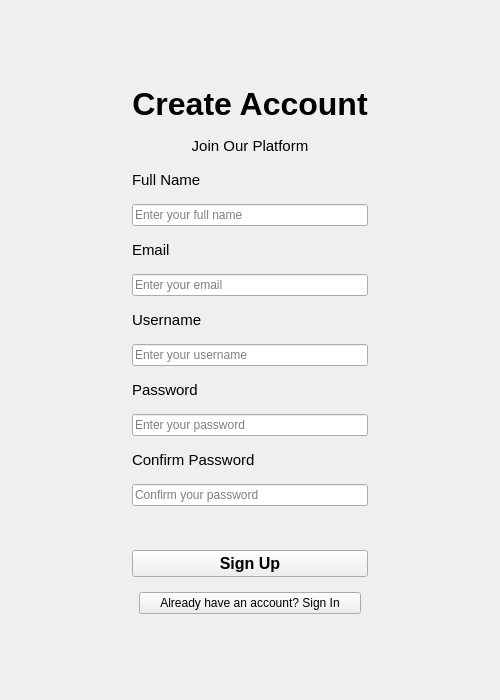
<?xml version="1.0" encoding="UTF-8"?>
<ui version="4.0">
 <class>SignupWindow</class>
 <widget class="QMainWindow" name="SignupWindow">
  <property name="geometry">
   <rect>
    <x>0</x>
    <y>0</y>
    <width>500</width>
    <height>700</height>
   </rect>
  </property>
  <property name="windowTitle">
   <string>Dietician Client Tracker - Sign Up</string>
  </property>
  <widget class="QWidget" name="centralwidget">
   <layout class="QGridLayout" name="gridLayout">
    <item row="0" column="1">
     <spacer name="verticalSpacer_top">
      <property name="orientation">
       <enum>Qt::Vertical</enum>
      </property>
      <property name="sizeType">
       <enum>QSizePolicy::Expanding</enum>
      </property>
      <property name="sizeHint" stdset="0">
       <size>
        <width>20</width>
        <height>40</height>
       </size>
      </property>
     </spacer>
    </item>
    <item row="1" column="0">
     <spacer name="horizontalSpacer_2">
      <property name="orientation">
       <enum>Qt::Horizontal</enum>
      </property>
      <property name="sizeHint" stdset="0">
       <size>
        <width>42</width>
        <height>20</height>
       </size>
      </property>
     </spacer>
    </item>
    <item row="1" column="1">
     <layout class="QVBoxLayout" name="verticalLayout_card">
      <property name="spacing">
       <number>15</number>
      </property>
      <property name="leftMargin">
       <number>40</number>
      </property>
      <property name="topMargin">
       <number>40</number>
      </property>
      <property name="rightMargin">
       <number>40</number>
      </property>
      <property name="bottomMargin">
       <number>40</number>
      </property>
      <item>
       <widget class="QLabel" name="label_title">
        <property name="font">
         <font>
          <pointsize>24</pointsize>
          <weight>75</weight>
          <bold>true</bold>
         </font>
        </property>
        <property name="text">
         <string>Create Account</string>
        </property>
        <property name="alignment">
         <set>Qt::AlignCenter</set>
        </property>
       </widget>
      </item>
      <item>
       <widget class="QLabel" name="label_subtitle">
        <property name="font">
         <font>
          <pointsize>11</pointsize>
         </font>
        </property>
        <property name="text">
         <string>Join Our Platform</string>
        </property>
        <property name="alignment">
         <set>Qt::AlignCenter</set>
        </property>
       </widget>
      </item>
      <item>
       <spacer name="verticalSpacer_1">
        <property name="orientation">
         <enum>Qt::Vertical</enum>
        </property>
        <property name="sizeHint" stdset="0">
         <size>
          <width>20</width>
          <height>5</height>
         </size>
        </property>
       </spacer>
      </item>
      <item>
       <widget class="QLabel" name="label_fullname">
        <property name="font">
         <font>
          <pointsize>11</pointsize>
          <weight>50</weight>
          <bold>false</bold>
         </font>
        </property>
        <property name="text">
         <string>Full Name</string>
        </property>
       </widget>
      </item>
      <item>
       <widget class="QLineEdit" name="input_fullname">
        <property name="placeholderText">
         <string>Enter your full name</string>
        </property>
       </widget>
      </item>
      <item>
       <widget class="QLabel" name="label_email">
        <property name="font">
         <font>
          <pointsize>11</pointsize>
          <weight>50</weight>
          <bold>false</bold>
         </font>
        </property>
        <property name="text">
         <string>Email</string>
        </property>
       </widget>
      </item>
      <item>
       <widget class="QLineEdit" name="input_email">
        <property name="placeholderText">
         <string>Enter your email</string>
        </property>
       </widget>
      </item>
      <item>
       <widget class="QLabel" name="label_username">
        <property name="font">
         <font>
          <pointsize>11</pointsize>
          <weight>50</weight>
          <bold>false</bold>
         </font>
        </property>
        <property name="text">
         <string>Username</string>
        </property>
       </widget>
      </item>
      <item>
       <widget class="QLineEdit" name="input_username">
        <property name="placeholderText">
         <string>Enter your username</string>
        </property>
       </widget>
      </item>
      <item>
       <widget class="QLabel" name="label_password">
        <property name="font">
         <font>
          <pointsize>11</pointsize>
          <weight>50</weight>
          <bold>false</bold>
         </font>
        </property>
        <property name="text">
         <string>Password</string>
        </property>
       </widget>
      </item>
      <item>
       <widget class="QLineEdit" name="input_password">
        <property name="echoMode">
         <enum>QLineEdit::Password</enum>
        </property>
        <property name="placeholderText">
         <string>Enter your password</string>
        </property>
       </widget>
      </item>
      <item>
       <widget class="QLabel" name="label_confirm_password">
        <property name="font">
         <font>
          <pointsize>11</pointsize>
          <weight>50</weight>
          <bold>false</bold>
         </font>
        </property>
        <property name="text">
         <string>Confirm Password</string>
        </property>
       </widget>
      </item>
      <item>
       <widget class="QLineEdit" name="input_confirm_password">
        <property name="echoMode">
         <enum>QLineEdit::Password</enum>
        </property>
        <property name="placeholderText">
         <string>Confirm your password</string>
        </property>
       </widget>
      </item>
      <item>
       <widget class="QLabel" name="label_error">
        <property name="text">
         <string/>
        </property>
        <property name="alignment">
         <set>Qt::AlignCenter</set>
        </property>
       </widget>
      </item>
      <item>
       <widget class="QPushButton" name="btn_signup">
        <property name="font">
         <font>
          <pointsize>12</pointsize>
          <weight>75</weight>
          <bold>true</bold>
         </font>
        </property>
        <property name="cursor">
         <cursorShape>PointingHandCursor</cursorShape>
        </property>
        <property name="text">
         <string>Sign Up</string>
        </property>
       </widget>
      </item>
      <item>
       <layout class="QHBoxLayout" name="horizontalLayout_signin">
        <item>
         <spacer name="horizontalSpacer_left">
          <property name="orientation">
           <enum>Qt::Horizontal</enum>
          </property>
          <property name="sizePolicy">
           <sizepolicy hsizetype="Expanding" vsizetype="Minimum">
            <horstretch>1</horstretch>
            <verstretch>0</verstretch>
           </sizepolicy>
          </property>
         </spacer>
        </item>
        <item>
         <widget class="QPushButton" name="btn_signin_link">
          <property name="cursor">
           <cursorShape>PointingHandCursor</cursorShape>
          </property>
          <property name="text">
           <string>Already have an account? Sign In</string>
          </property>
         </widget>
        </item>
        <item>
         <spacer name="horizontalSpacer">
          <property name="orientation">
           <enum>Qt::Horizontal</enum>
          </property>
          <property name="sizePolicy">
           <sizepolicy hsizetype="Expanding" vsizetype="Minimum">
            <horstretch>1</horstretch>
            <verstretch>0</verstretch>
           </sizepolicy>
          </property>
         </spacer>
        </item>
       </layout>
      </item>
     </layout>
    </item>
    <item row="1" column="2">
     <spacer name="horizontalSpacer_3">
      <property name="orientation">
       <enum>Qt::Horizontal</enum>
      </property>
      <property name="sizeHint" stdset="0">
       <size>
        <width>42</width>
        <height>20</height>
       </size>
      </property>
     </spacer>
    </item>
    <item row="2" column="1">
     <spacer name="verticalSpacer_bottom">
      <property name="orientation">
       <enum>Qt::Vertical</enum>
      </property>
      <property name="sizeType">
       <enum>QSizePolicy::Expanding</enum>
      </property>
      <property name="sizeHint" stdset="0">
       <size>
        <width>20</width>
        <height>40</height>
       </size>
      </property>
     </spacer>
    </item>
   </layout>
  </widget>
 </widget>
 <resources/>
 <connections/>
</ui>
